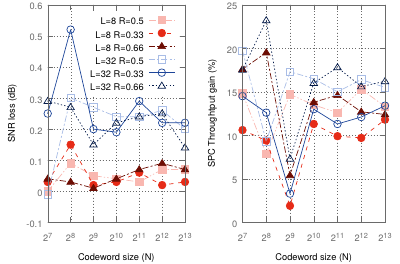

The gnuplot source for this figure:
set macro

# set text font and size
set terminal pdf enhanced font 'Helvetica,11' size 4,2.65
set encoding utf8
set termoption dash

set tmargin 0.3
set bmargin 3.2

# start define plot styles ####################################################
# Palette URL:
# http://colorschemedesigner.com/#3K40zsOsOK-K-

black      = "#000000"
red_000    = "#F9B7B0"
red_025    = "#F97A6D"
red_050    = "#E62B17"
red_075    = "#8F463F"
red_100    = "#6D0D03"

blue_000   = "#A9BDE6"
blue_025   = "#7297E6"
blue_050   = "#1D4599"
blue_075   = "#2F3F60"
blue_100   = "#031A49"

green_000  = "#A6EBB5"
green_025  = "#67EB84"
green_050  = "#11AD34"
green_075  = "#2F6C3D"
green_100  = "#025214"

brown_000  = "#F9E0B0"
brown_025  = "#F9C96D"
brown_050  = "#E69F17"
brown_075  = "#8F743F"
brown_100  = "#6D4903"

grid_color = "#6a6a6a"
text_color = "#6a6a6a"

my_line_width = "2.00"
my_axis_width = "1.2"
my_ps = "0.90"

set pointsize @my_ps

# set the style for the set 1, 2, 3...

set style line  1 linetype  5 linecolor rgbcolor  red_000 linewidth @my_line_width
set style line  2 linetype  7 linecolor rgbcolor  red_050 linewidth @my_line_width
set style line  3 linetype  9 linecolor rgbcolor  red_100 linewidth @my_line_width
set style line  4 linetype  4 linecolor rgbcolor blue_000 linewidth @my_line_width
set style line  5 linetype  6 linecolor rgbcolor blue_050 linewidth @my_line_width
set style line  6 linetype  8 linecolor rgbcolor blue_100 linewidth @my_line_width
set style line  7 linetype  5 linecolor rgbcolor  red_000 linewidth @my_line_width
set style line  8 linetype  7 linecolor rgbcolor  red_100 linewidth @my_line_width
set style line  9 linetype  9 linecolor rgbcolor  red_100 linewidth @my_line_width
set style line 10 linetype  4 linecolor rgbcolor blue_000 linewidth @my_line_width
set style line 11 linetype  6 linecolor rgbcolor blue_050 linewidth @my_line_width
set style line 12 linetype  8 linecolor rgbcolor blue_100 linewidth @my_line_width

# this is to use the user-defined styles we just defined.
set style increment user

# set the color and width of the axis border
set border 31 lw @my_axis_width lc rgb text_color

# set key options
#set key outside;
set key right top;
set key top right width 2 height 0.5 font 'Helvetica, 11'
#set key box

# set grid color
set grid lc rgb grid_color

# end define plot styles ######################################################


set output "./thr_spc_diff.pdf"
datafile_thr = "./data_spc_diff.txt"
datafile_snr = "../snr/data_snr_diff.txt"


set multiplot layout 1,2

set logscale x 2
set format x '2^{%L}'
set xrange [128:8192]
set title "Comparison SPC4 and SPC4+ depending on frame size"

set key
set xlabel "Codeword size (N)"
set ylabel "SNR loss (dB)"
plot for [IDX=0:5] datafile_snr using 1:6 i IDX with linespoint title columnheader(1)

unset key
set xlabel "Codeword size (N)"
set ylabel "SPC Throughtput gain (%)"
plot for [IDX=0:5] datafile_thr using 1:9 i IDX with linespoint title columnheader(1)

unset multiplot
